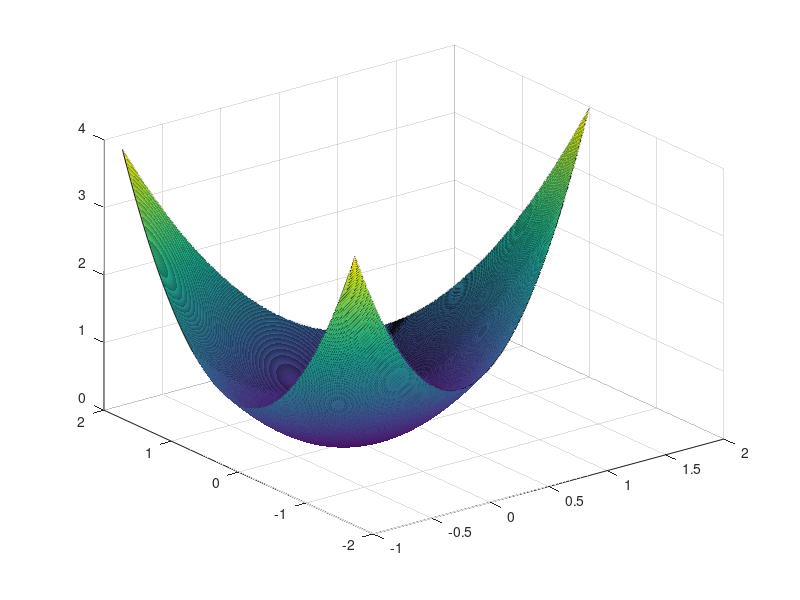

The MATLAB script that drew this image: (Note: this script raises an error after producing the figure.)
% plot schemic diagram for optimization on simplex

% make data
x = linspace(-2,2,1000);
y = linspace(-2,2,1000);

[X,Y] = meshgrid(x,y);
Z = X.^2 + Y.^2;

for i = 1:1000
    for j = 1:1000
        if (Y(i,j) > - X(i,j)/sqrt(3) + 2/sqrt(3)) || ...
           (Y(i,j) < + X(i,j)/sqrt(3) - 2/sqrt(3)) || (X(i,j) < -1)
           X(i,j) = nan;
           Y(i,j) = nan;
           Z(i,j) = nan;
        end
    end
end
%%
s = surf(X,Y,Z);
s.EdgeColor = 'none';
view(-30,60)
grid off
axis off
set(gca, 'Color', 'None');
set(gcf, 'Color', 'None');
exportgraphics(gcf,'surface_try1.eps', ...
    'ContentType','vector', ...
    'BackgroundColor','none')